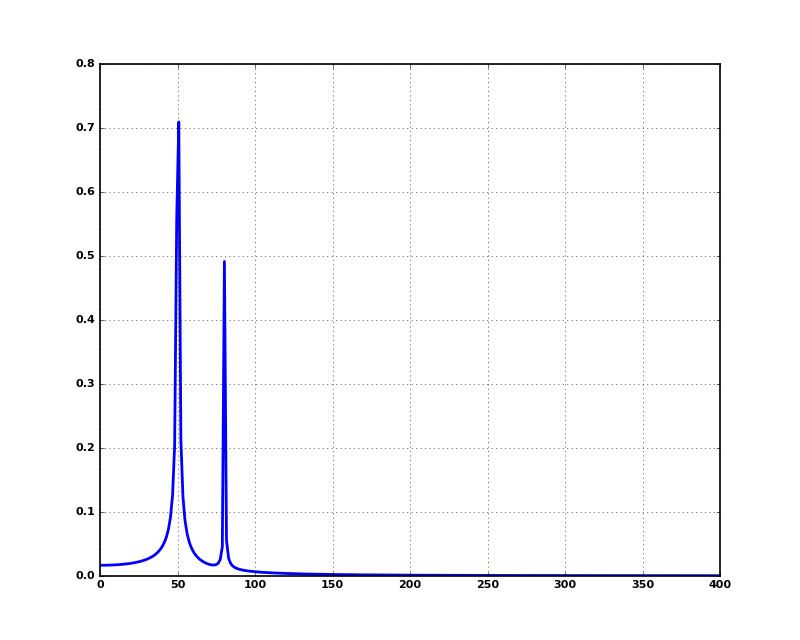

This figure's Python source:
from scipy.fftpack import fft
# Number of sample points
N = 600
# sample spacing
T = 1.0 / 800.0
x = np.linspace(0.0, N*T, N)
y = np.sin(50.0 * 2.0*np.pi*x) + 0.5*np.sin(80.0 * 2.0*np.pi*x)
yf = fft(y)
xf = np.linspace(0.0, 1.0/(2.0*T), N/2)
import matplotlib.pyplot as plt
plt.plot(xf, 2.0/N * np.abs(yf[0:N/2]))
plt.grid()
plt.show()
